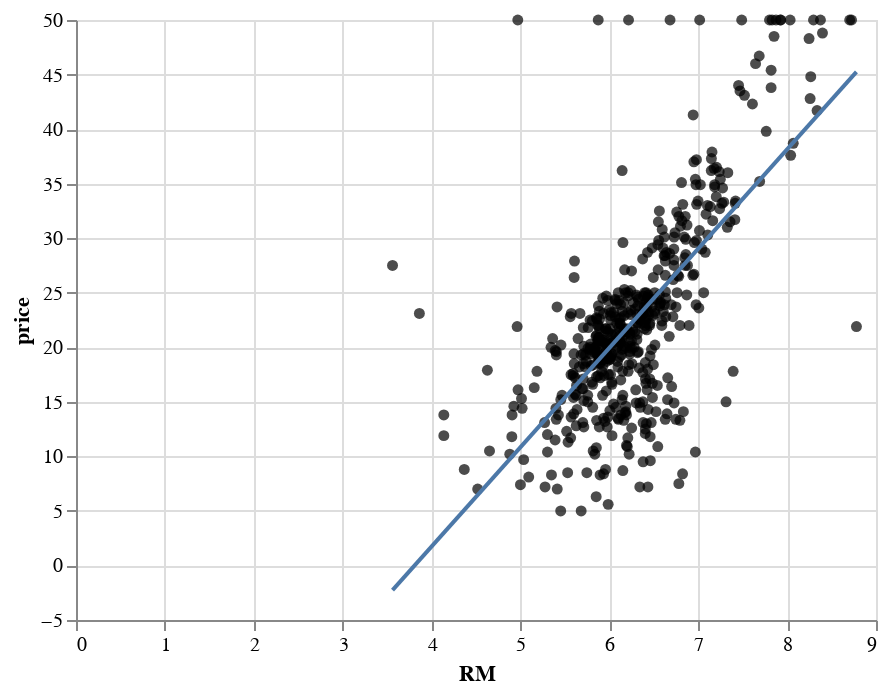

The notebook cell this image was saved under:
### Markdown cell above
Many factors may have impact on housing price! It's usually a good idea to generate a data visualization to show the relationship between your variables. Below, we visualize the relationship between the two variables in the dataset (`RM` and `LSTAT`) and the housing price (`price`):

### Code cell
base = alt.Chart(housing).mark_circle(color="black").encode(
    alt.X("RM"), alt.Y("price")
)

# Create regression line
linear_fit = base.transform_regression(
    "RM", "price", method="linear"
).mark_line()

base + linear_fit

### Figure 1 — Vega-Lite specification as saved in the notebook (floating-point values rounded to 4 significant figures; data arrays with more than 128 entries replaced by an {"elided": "..."} marker saying what was removed)
{"config": {"view": {"continuousWidth": 400, "continuousHeight": 300}}, "layer": [{"mark": {"type": "circle", "color": "black"}, "encoding": {"x": {"type": "quantitative", "field": "RM"}, "y": {"type": "quantitative", "field": "price"}}}, {"mark": "line", "encoding": {"x": {"type": "quantitative", "field": "RM"}, "y": {"type": "quantitative", "field": "price"}}, "transform": [{"on": "RM", "regression": "price", "method": "linear"}]}], "data": {"name": "data-2b59aa439f74069ecfc7c39b79806d23"}, "$schema": "https://vega.github.io/schema/vega-lite/v4.8.1.json", "datasets": {"data-2b59aa439f74069ecfc7c39b79806d23": {"elided": "506 records"}}}
